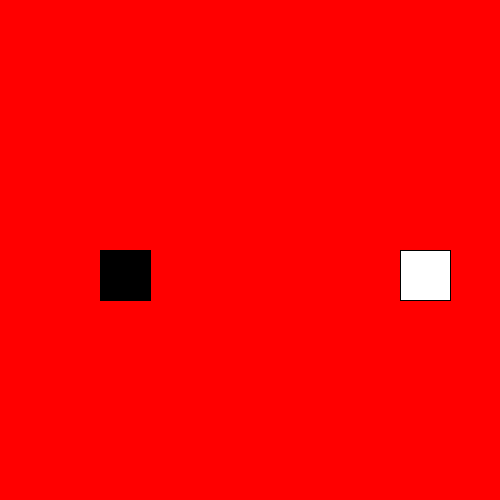
Frame 1 (no input)
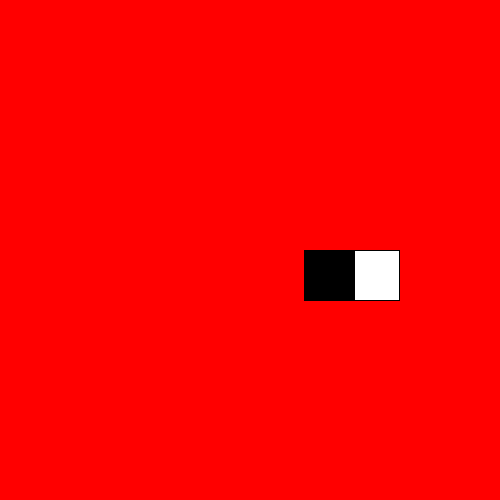
Frame 60 (the mouse pressed at the canvas centre just before this capture)
Frame 120 (the mouse held since frame 60 and released just before this capture): identical to frame 60, image omitted

The Processing sketch that drew these frames (run headless with seeded random() and noise(); from frame 60 on, the mouse is pressed at the canvas centre):

// Processing sketch: CompSci_WIP_03_1
// ── CompSci_WIP_03_1.pde
float rectX, rectY, rectWidth=50, rectHeight=50, rectHorizSpeed=3, rectVertSpeed=0;
boolean moveUp=true, moveRight=true; 
float rect2X, rect2Y, rect2Width=50, rect2Height=50, rect2HorizSpeed=4, rect2VertSpeed=0;
boolean moveUp2=true, moveRight2=true; 

void setup() {
  size(500, 500);
  rectX=width*.8;
  rectY=height*.5;
  rect2X=width*0.2;
  rect2Y=height*0.5;
  
}

void draw() {
  background(255, 0, 0);
  fill(255);
  rect(rectX, rectY, rectWidth, rectHeight);
  fill(0);
  rect(rect2X, rect2Y, rect2Width, rect2Height);
  if (moveUp) {
    rectY-=rectVertSpeed;
  } else {
    rectY+=rectVertSpeed;
  }
  if (moveUp2) {
    rect2Y-=rect2VertSpeed;
  } else {
    rect2Y+=rect2VertSpeed;
  }
  if (moveRight) {
    rectX+=rectHorizSpeed;
  } else {
    rectX-=rectHorizSpeed;
  }
  if (moveRight2) {
    rect2X+=rect2HorizSpeed;
  } else {
    rect2X-=rect2HorizSpeed;
  }
  if (rectY<0) {
    moveUp=false;
  }
  if (rectY + rectHeight >width) {
    moveUp=true;
  }
  if (rectX<0) {
    moveRight=true;
  }
  if (rectX + rectWidth >width) {
    moveRight=false;
  }
  if (rect2Y<0) {
    moveUp2=false;
  }
  if (rect2Y + rect2Height >width) {
    moveUp2=true;
  }
  if (rect2X<0) {
    moveRight2=true;
  }
  if (rect2X + rect2Width >width) {
    moveRight2=false;
  }  
  if (moveRight == true && moveRight2 == false && rectX + rectWidth > rect2X && rectY + rectHeight > rect2Y && rectY < rect2Y + rect2Height) {
    moveRight=false;
    moveRight2=true;
  }
  if (moveRight == false && moveRight2 == true && rectX + rectWidth > rect2X && rectX < rect2X+rectWidth && rectY + rectHeight > rect2Y && rectY < rect2Y + rect2Height) {
    moveRight=true;
    moveRight2=false;
  }

}
